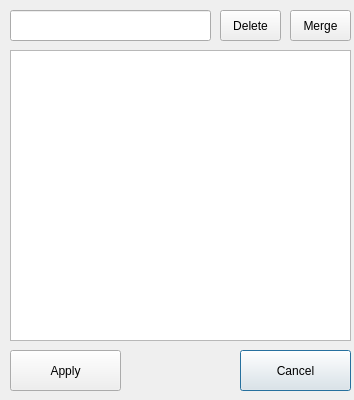
<?xml version="1.0" encoding="UTF-8"?>
<ui version="4.0">
 <class>Dialog</class>
 <widget class="QDialog" name="Dialog">
  <property name="geometry">
   <rect>
    <x>0</x>
    <y>0</y>
    <width>354</width>
    <height>400</height>
   </rect>
  </property>
  <property name="windowTitle">
   <string>MainWindow</string>
  </property>
  <widget class="QPushButton" name="buttonCancel">
   <property name="geometry">
    <rect>
     <x>240</x>
     <y>350</y>
     <width>111</width>
     <height>41</height>
    </rect>
   </property>
   <property name="text">
    <string>Cancel</string>
   </property>
  </widget>
  <widget class="QLineEdit" name="fieldName">
   <property name="geometry">
    <rect>
     <x>10</x>
     <y>10</y>
     <width>201</width>
     <height>31</height>
    </rect>
   </property>
  </widget>
  <widget class="QListWidget" name="listWidget">
   <property name="geometry">
    <rect>
     <x>10</x>
     <y>50</y>
     <width>341</width>
     <height>291</height>
    </rect>
   </property>
  </widget>
  <widget class="QPushButton" name="buttonApply">
   <property name="geometry">
    <rect>
     <x>10</x>
     <y>350</y>
     <width>111</width>
     <height>41</height>
    </rect>
   </property>
   <property name="text">
    <string>Apply</string>
   </property>
  </widget>
  <widget class="QPushButton" name="buttonDelete">
   <property name="geometry">
    <rect>
     <x>220</x>
     <y>10</y>
     <width>61</width>
     <height>31</height>
    </rect>
   </property>
   <property name="text">
    <string>Delete</string>
   </property>
  </widget>
  <widget class="QPushButton" name="buttonMerge">
   <property name="geometry">
    <rect>
     <x>290</x>
     <y>10</y>
     <width>61</width>
     <height>31</height>
    </rect>
   </property>
   <property name="text">
    <string>Merge</string>
   </property>
  </widget>
 </widget>
 <resources/>
 <connections/>
</ui>
